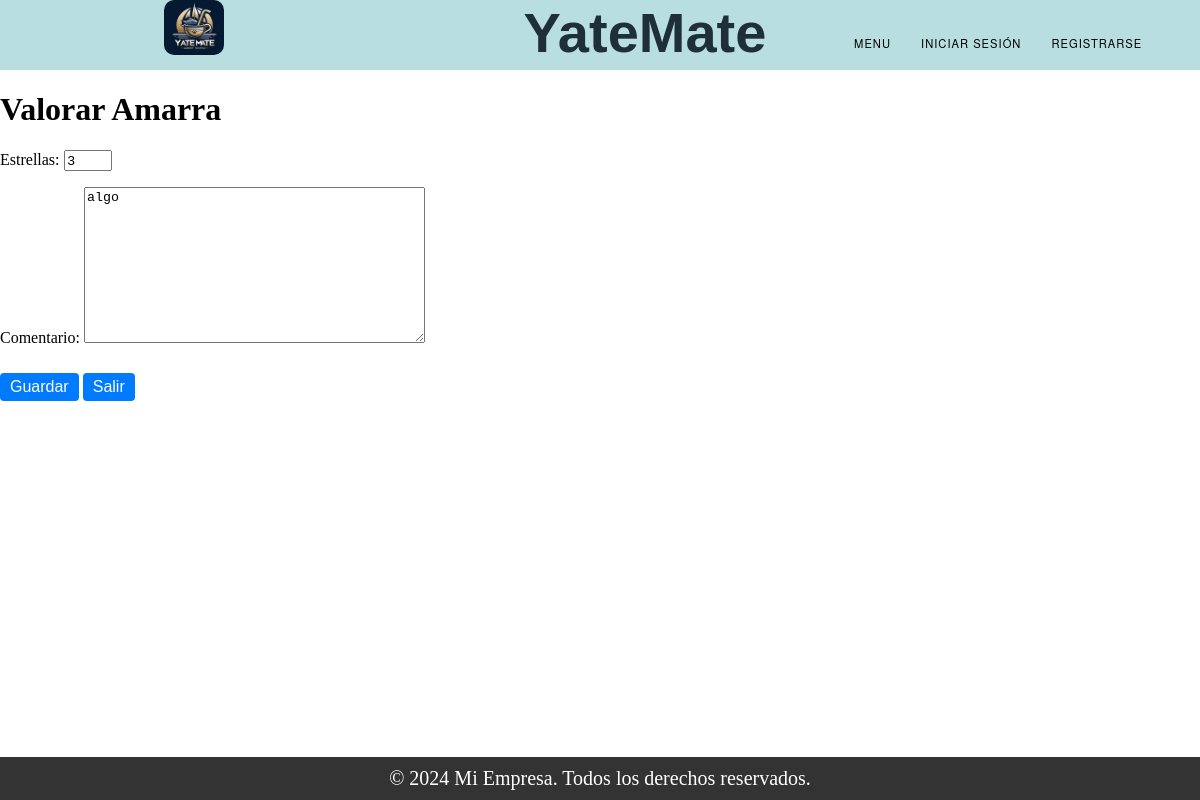
The page /valorar_amarra/2/ on the database as committed earlier.
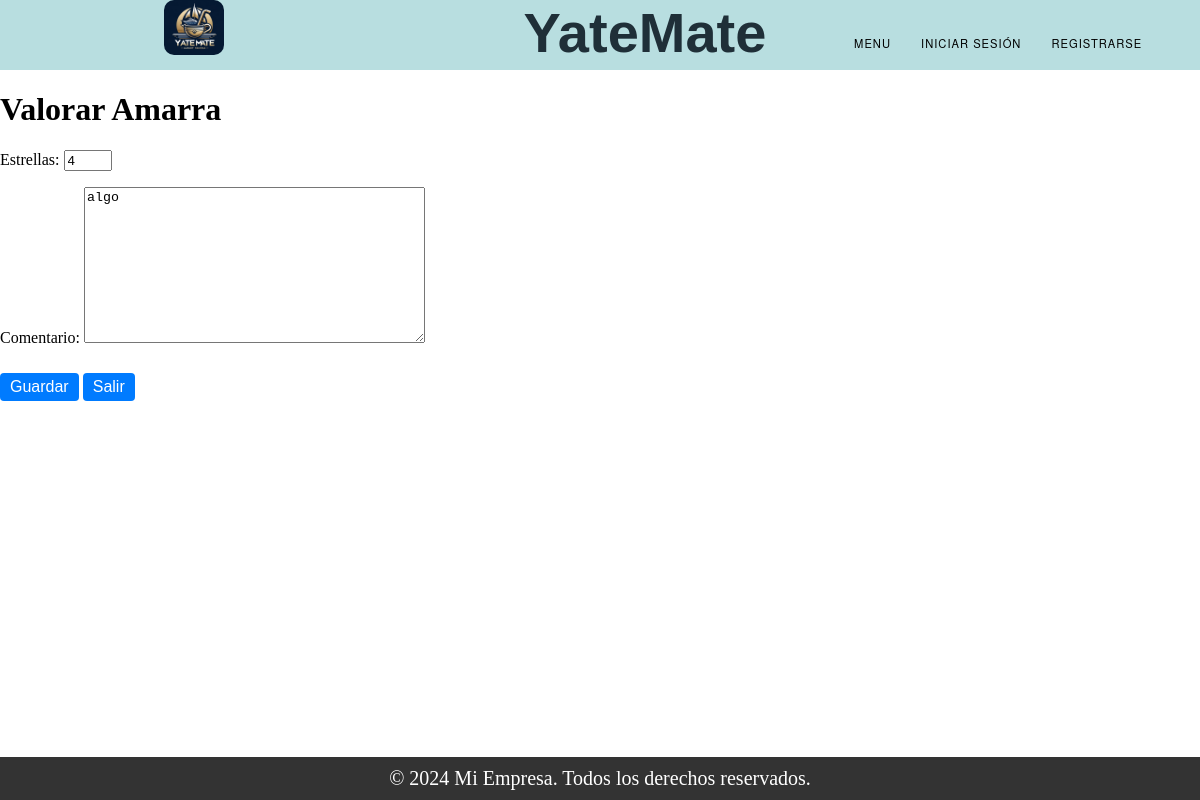
The same page on the database as committed later.
### Valoracion/models.py (models this page shows, shortened)
class Valoracion_Amarra(models.Model):
    ESTADO_VALORACION_CHOICES = (
        ('Inicio', 'Inicio'),
        ('Proceso', 'Proceso'),
        ('Finalizado', 'Finalizado'),
    )
    publicacion_amarra = models.ForeignKey(Publicacion_Amarra, on_delete=models.CASCADE, null=True, blank=True)
    usuario = models.ForeignKey(User, on_delete=models.SET_NULL, null=True)
    estrellas = models.IntegerField()
    comentario = models.TextField()
    estado = models.CharField(max_length=50, choices=ESTADO_VALORACION_CHOICES)
    dueño = models.ForeignKey(User, on_delete=models.CASCADE, related_name='valoraciones_amarra')
    respuesta = models.TextField()

### Valoracion/views.py (the view)
# urls.py: path('valorar_amarra/<int:id>/', views.valorar_amarra, name='valorar_amarra'),
def valorar_amarra(request, id):
    valoracion = get_object_or_404(Valoracion_Amarra, id=id)
    if request.method == 'POST':
        if 'guardar' in request.POST:
            form = ValoracionAmarraForm(request.POST, instance=valoracion)
            if form.is_valid():
                form.save()
                valoracion.estado = 'Proceso'
                valoracion.save()
                return redirect('valoraciones_list_pendientes')
        else:
            form = ValoracionAmarraForm(instance=valoracion)
            return redirect ('valoraciones_list_realizadas')
    else:
        form = ValoracionAmarraForm(instance=valoracion)
    return render(request, 'valorar_Amarra.html', {'form': form})

### Valoracion/forms.py
class ValoracionAmarraForm(forms.ModelForm):
    estrellas = forms.IntegerField(min_value=0, max_value=5, label='Estrellas')
    comentario = forms.CharField(widget=forms.Textarea, label='Comentario')
    class Meta:
        model = Valoracion_Amarra
        fields = ['estrellas', 'comentario']

### Trueque/context_processors.py (called while the page is built)
def conversaciones_usuario(request):
    user_id = request.session.get('user_id')
    if user_id:
        conversaciones = Conversacion.objects.filter(Q(dueño_publicacion=user_id) | Q(solicitante=user_id))
        return {'conversaciones_usuario': conversaciones}
    else:
        return {'conversaciones_usuario': []}

### Valoracion/templates/valorar_Amarra.html (shortened to what this page needs)
{% extends "base.html" %}
{% block content %}
<h1>Valorar Amarra</h1>
<form method="POST">
    {{ form.as_p }}
    <button type="submit" name="guardar" style="display: inline-block; padding: 5px 10px;margin-top: 10px; font-size: 16px; color: white; background-color: #007bff; text-align: center; text-decoration: none; border-radius: 4px; border: none; cursor: pointer;" >Guardar</button>
    <button type="button" onclick="window.history.back();" name="salir" style="display: inline-block; padding: 5px 10px;margin-top: 10px; font-size: 16px; color: white; background-color: #007bff; text-align: center; text-decoration: none; border-radius: 4px; border: none; cursor: pointer;" >Salir</button>
</form>
{% endblock %}

Rows that differ between the two databases and show on the page:
changed Valoracion_Amarra "algo": estrellas "3" → "4"
